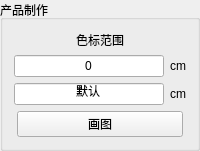
             <widget class="QGroupBox" name="groupBox_3">
              <property name="sizePolicy">
               <sizepolicy hsizetype="Preferred" vsizetype="Preferred">
                <horstretch>1</horstretch>
                <verstretch>0</verstretch>
               </sizepolicy>
              </property>
              <property name="styleSheet">
               <string notr="true">font: 11pt &quot;微软雅黑&quot;;</string>
              </property>
              <property name="title">
               <string>产品制作</string>
              </property>
              <layout class="QVBoxLayout" name="verticalLayout_15">
               <item>
                <layout class="QVBoxLayout" name="verticalLayout_14">
                 <item>
                  <widget class="QLabel" name="label_15">
                   <property name="styleSheet">
                    <string notr="true">font: 10pt &quot;微软雅黑&quot;;</string>
                   </property>
                   <property name="text">
                    <string>色标范围</string>
                   </property>
                   <property name="alignment">
                    <set>Qt::AlignCenter</set>
                   </property>
                  </widget>
                 </item>
                 <item>
                  <layout class="QHBoxLayout" name="horizontalLayout_3">
                   <item>
                    <widget class="QLineEdit" name="lineEdit_7">
                     <property name="styleSheet">
                      <string notr="true">font: 10pt &quot;微软雅黑&quot;;</string>
                     </property>
                     <property name="text">
                      <string>0</string>
                     </property>
                     <property name="alignment">
                      <set>Qt::AlignCenter</set>
                     </property>
                    </widget>
                   </item>
                   <item>
                    <widget class="QLabel" name="label_24">
                     <property name="styleSheet">
                      <string notr="true">font: 11pt &quot;微软雅黑&quot;;</string>
                     </property>
                     <property name="text">
                      <string>cm</string>
                     </property>
                    </widget>
                   </item>
                  </layout>
                 </item>
                 <item>
                  <layout class="QHBoxLayout" name="horizontalLayout_6">
                   <item>
                    <widget class="QLineEdit" name="lineEdit_8">
                     <property name="styleSheet">
                      <string notr="true">font: 10pt &quot;微软雅黑&quot;;</string>
                     </property>
                     <property name="text">
                      <string>默认</string>
                     </property>
                     <property name="alignment">
                      <set>Qt::AlignCenter</set>
                     </property>
                    </widget>
                   </item>
                   <item>
                    <widget class="QLabel" name="label_25">
                     <property name="styleSheet">
                      <string notr="true">font: 11pt &quot;微软雅黑&quot;;</string>
                     </property>
                     <property name="text">
                      <string>cm</string>
                     </property>
                    </widget>
                   </item>
                  </layout>
                 </item>
                 <item>
                  <layout class="QHBoxLayout" name="horizontalLayout_2">
                   <property name="spacing">
                    <number>6</number>
                   </property>
                   <property name="leftMargin">
                    <number>3</number>
                   </property>
                   <property name="rightMargin">
                    <number>3</number>
                   </property>
                   <item>
                    <widget class="QPushButton" name="pushButton">
                     <property name="sizePolicy">
                      <sizepolicy hsizetype="Minimum" vsizetype="Fixed">
                       <horstretch>0</horstretch>
                       <verstretch>1</verstretch>
                      </sizepolicy>
                     </property>
                     <property name="styleSheet">
                      <string notr="true">font: 75 12pt &quot;微软雅黑&quot;;</string>
                     </property>
                     <property name="text">
                      <string>画图</string>
                     </property>
                    </widget>
                   </item>
                  </layout>
                 </item>
                </layout>
               </item>
              </layout>
             </widget>
